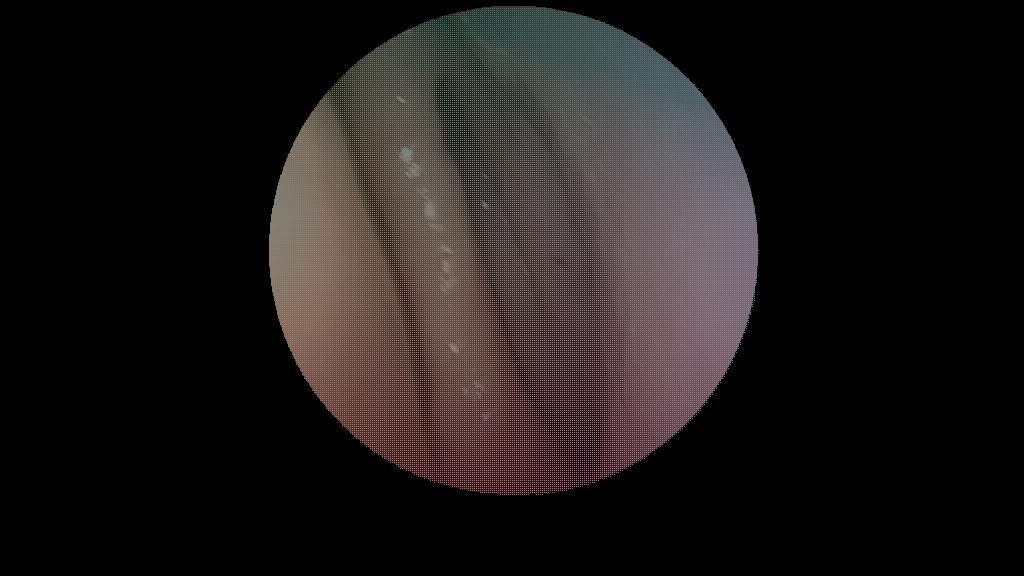
#> input picture All_t/masked/040.jpg, 1024 x 576 px; its folder holds 4 pictures in this run
$ python orb_desc.py
#> lines starting #> are read from the running program, lines starting #| are printed output that depends on the picture
#Extracts ORB features and feature descriptors, and put them in respective folders
import os
import numpy as np
import cv2
from PIL import Image

# --- CONFIG ---
input_folder = "./All_t/masked"   # folder with images
output_kp_folder = "./Database/key_npy"
output_desc_folder = "./Database/desc_npy"
resize_to = None  # (width, height) or None to skip
feat_shape = 6    # must match your DB

os.makedirs(output_kp_folder, exist_ok=True)
os.makedirs(output_desc_folder, exist_ok=True)

# --- ORB extractor ---
orb = cv2.ORB_create(nfeatures=1000)

# --- PROCESS IMAGES ---
for filename in sorted(os.listdir(input_folder)):
    if not filename.lower().endswith(('.png', '.jpg', '.jpeg', '.bmp', '.tiff')):
        continue

    img_path = os.path.join(input_folder, filename)
    img = Image.open(img_path).convert('RGB')
#> img is the input picture: PIL image 1024x576 RGB; mean R, G, B 29.6, 25.4, 24.9
    if resize_to:
        img = img.resize(resize_to)
    img_array = np.array(img)

    # convert to grayscale for ORB
    gray = cv2.cvtColor(img_array, cv2.COLOR_RGB2GRAY)
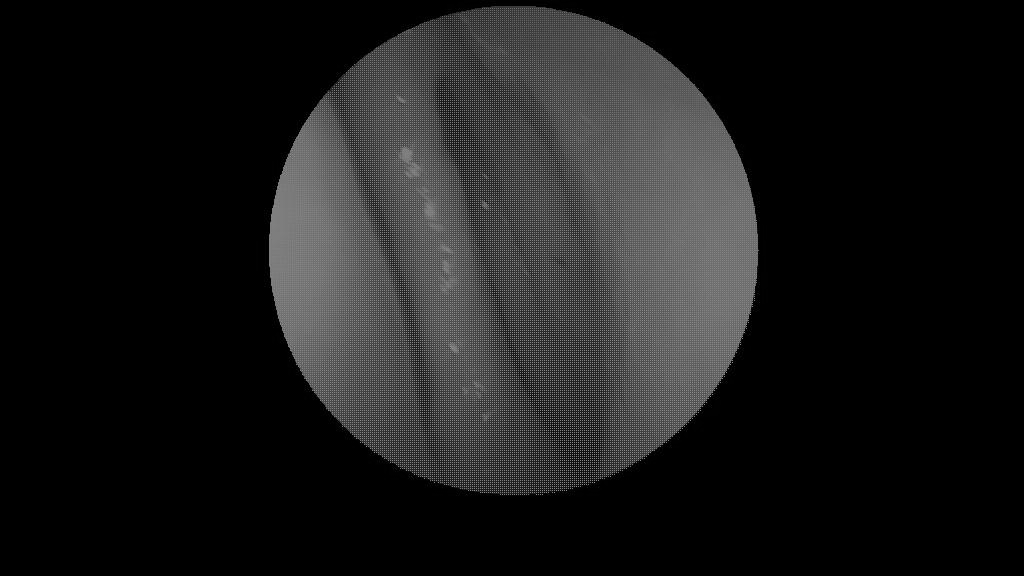
#> gray: shape (576, 1024); min 0, max 159, mean 26.6

    # detect keypoints and descriptors
    kps = orb.detect(gray, None)
#> kps = 593 keypoints; strongest (x, y, size): (290, 350, 31), (290, 348, 31), (302, 374, 31), (724, 376, 31)
    kps, desc = orb.compute(gray, kps)

    if kps is None or len(kps) == 0:
        print(f"No keypoints found for {filename}")
        continue

    # convert keypoints to Nx2 array (x, y)
    kp_array = np.array([[kp.pt[0], kp.pt[1]] for kp in kps], dtype=np.float32)
#> kp_array = 593 pairs, first value 279.6 to 758, second value 34 to 494

    # pad columns if needed
    if kp_array.shape[1] < feat_shape:
        padding = np.zeros((kp_array.shape[0], feat_shape - kp_array.shape[1]), dtype=np.float32)
        kp_array = np.hstack((kp_array, padding))
#> kp_array = 593 rows, first 6: [548, 494, 0, 0, 0, 0], [626, 468, 0, 0, 0, 0], [398, 34, 0, 0, 0, 0], [402, 468, 0, 0, 0, 0], [400, 468, 0, 0, 0, 0], [630, 466, 0, 0, 0, 0]

    # ensure correct type
    kp_array = kp_array.astype(np.float32)

    # save
    kp_npy = os.path.splitext(filename)[0] + "_kps.npy"
    np.save(os.path.join(output_kp_folder, kp_npy), kp_array)

    # save descriptors (Nx32 for ORB)
    if desc is not None:
        desc_npy = os.path.splitext(filename)[0] + "_desc.npy"
        np.save(os.path.join(output_desc_folder, desc_npy), desc)
    else:
        print(f"No descriptors found for {filename}")

    print(f"Saved {kp_npy} and descriptors for {filename}")
#> pass 2 of the loop `for filename in sorted(os.listdir(input_folder)):`:
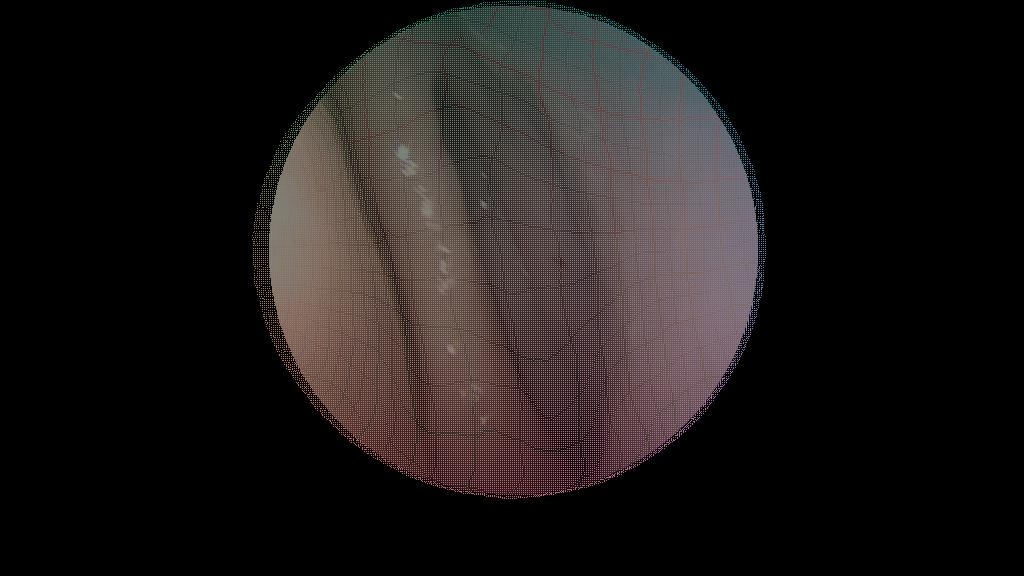
#> input picture All_t/masked/041.jpg, 1024 x 576 px
#> img is the input picture: PIL image 1024x576 RGB; mean R, G, B 30.3, 26, 25.4
#> `gray = cv2.cvtColor(img_array, cv2.COLOR_RGB2GRAY)`:
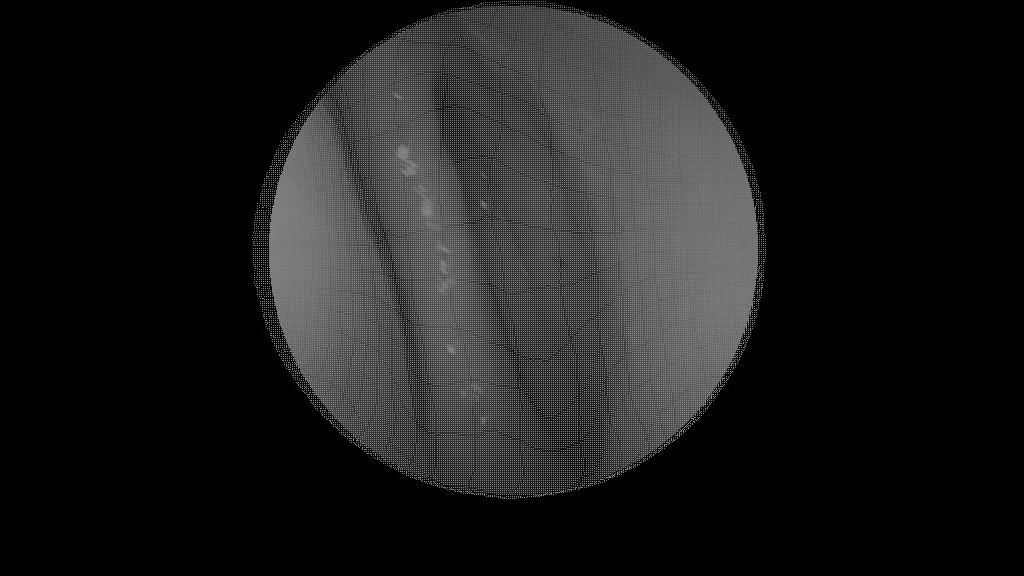
#> gray: shape (576, 1024); min 0, max 171, mean 27.2
#> kps = 732 keypoints; strongest (x, y, size): (694, 421, 31), (612, 477, 31), (759, 279, 31), (573, 489, 31)
#> `kp_array = np.array([[kp.pt[0], kp.pt[1]] for kp in kps], dtype=np.flo..`: kp_array = 732 pairs, first value 252.3 to 764.6, second value 38.4 to 497
#> `kp_array = np.hstack((kp_array, padding))`: kp_array = 732 rows, first 6: [762, 285, 0, 0, 0, 0], [730, 373, 0, 0, 0, 0], [759, 267, 0, 0, 0, 0], [579, 488, 0, 0, 0, 0], [740, 345, 0, 0, 0, 0], [617, 476, 0, 0, 0, 0]
#> pass 3 of the loop `for filename in sorted(os.listdir(input_folder)):`:
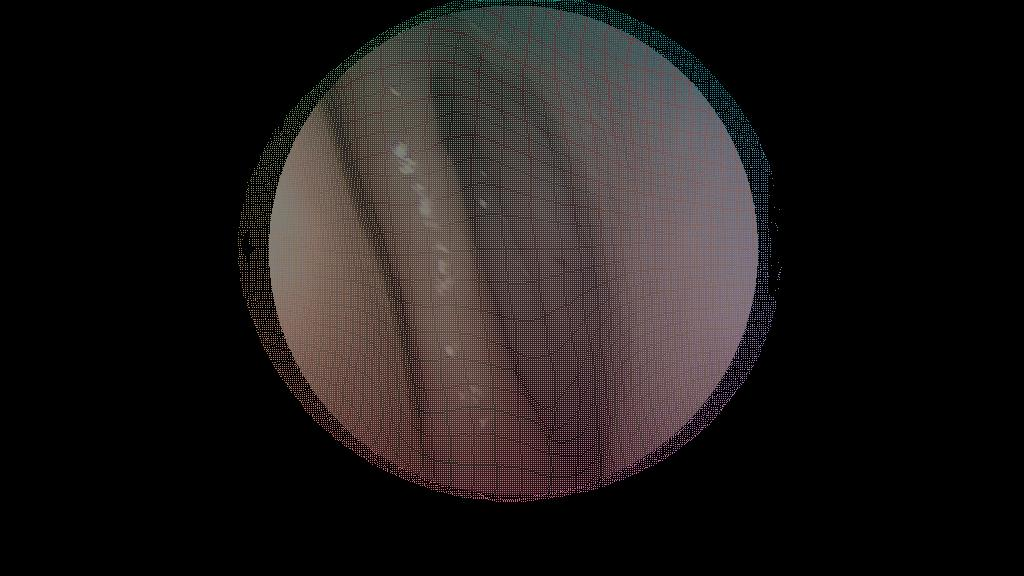
#> input picture All_t/masked/042.jpg, 1024 x 576 px
#> img is the input picture: PIL image 1024x576 RGB; mean R, G, B 30.7, 26.2, 25.6
#> `gray = cv2.cvtColor(img_array, cv2.COLOR_RGB2GRAY)`:
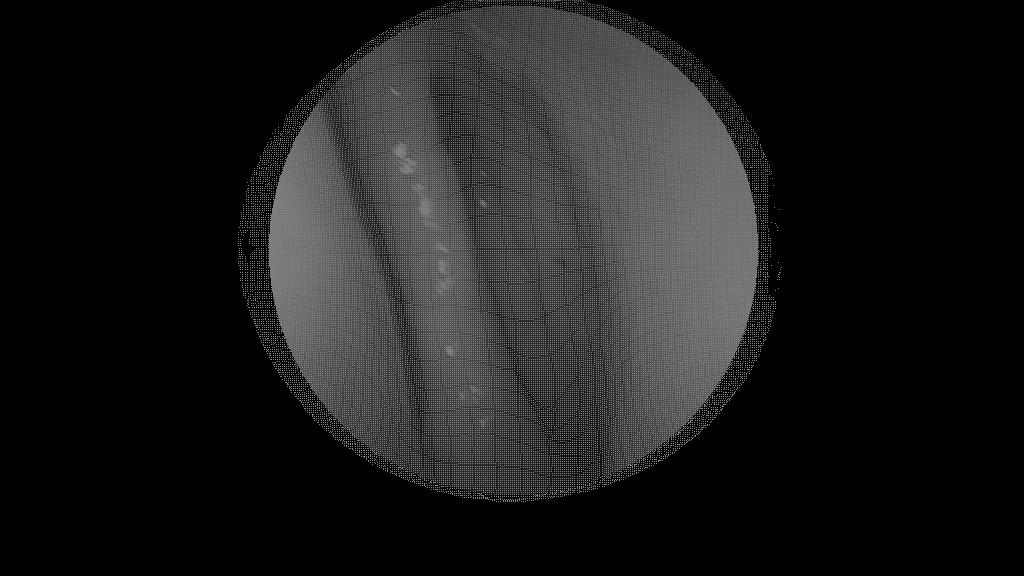
#> gray: shape (576, 1024); min 0, max 171, mean 27.5
#> kps = 741 keypoints; strongest (x, y, size): (738, 357, 31), (387, 469, 31), (722, 408, 31), (485, 497, 31)
#> `kp_array = np.array([[kp.pt[0], kp.pt[1]] for kp in kps], dtype=np.flo..`: kp_array = 741 pairs, first value 237.6 to 780, second value 52.8 to 501
#> `kp_array = np.hstack((kp_array, padding))`: kp_array = 741 rows, first 6: [579, 492, 0, 0, 0, 0], [385, 470, 0, 0, 0, 0], [705, 427, 0, 0, 0, 0], [391, 471, 0, 0, 0, 0], [517, 500, 0, 0, 0, 0], [692, 432, 0, 0, 0, 0]
#> the loop made 4 passes; the first 3 are shown
